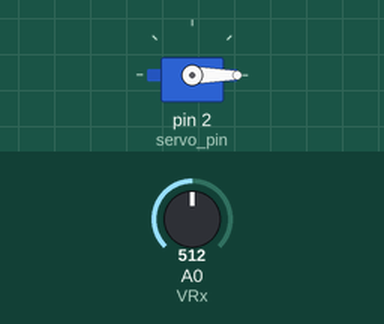
Recording of a sketch running on a simulated Arduino Uno, built with avr-gcc and run on an emulated ATmega328P. Shown: servo. Inputs (shaded band) come from the test bench; at power-on: A0 (VRx) = 512.

Above: at 1.2 s.
1.3 s: A0 (VRx) set to 1010
2.8 s: A0 (VRx) set to 1023
At 4.0 s:
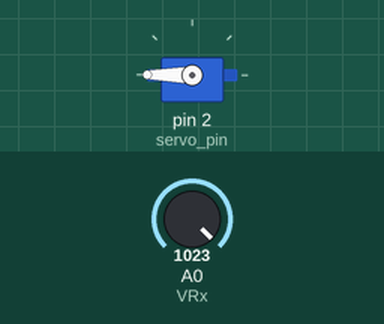
4.3 s: A0 (VRx) set to 0
At 5.1 s:
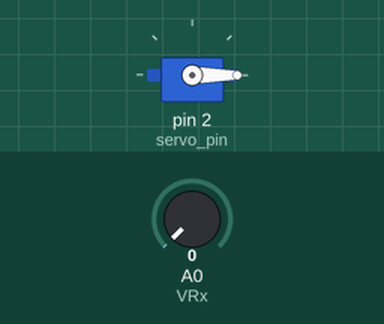
Timing chart, 0 to 7.3 s (numbered marks = the images above; inputs shaded):
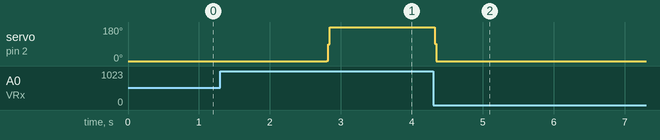

Measured:
- the behaviour switches between 1022 and 1023 on A0 (VRx) (found by bisection; images 0 and 1)
- after the input at 1.3 s, every drawn part: stays the same
- after the input at 2.8 s, servo on pin 2 (servo_pin): 0° → 180° at once
- after the input at 4.3 s, servo on pin 2 (servo_pin): 180° → 0° at once

The sketch:

06_02_ServoMotor_Joystick.ino
```cpp
#include <Servo.h>

Servo servo;
int servo_pin = 2;
int motor_degree = 0;

int VRx = A0;
int x_pos;
int x = 0;

void setup() {
	Serial.begin(9600);

	servo.attach(servo_pin);
	pinMode(VRx, INPUT);
}

void loop() {
	x_pos = analogRead(VRx);
	x = map(x_pos, 0, 1023, -512, 512);

	if(x == 512) motor_degree++;
	else if(x == -512) motor_degree--;

	if(motor_degree < 0) motor_degree = 0;
	if(motor_degree > 180) motor_degree = 180;

	servo.write(motor_degree);
}
```
